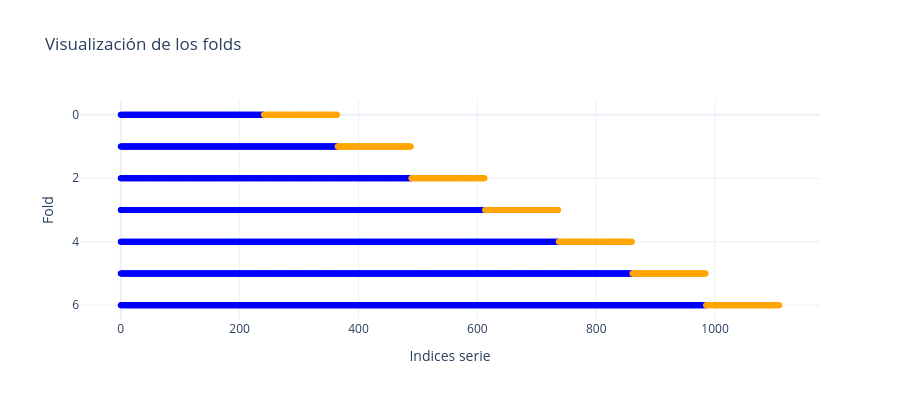

Notebook code cell kept with this figure:
### Code cell
# visualización de los folds
# se muestra de forma visual como funcionan los folds para CTV
# si no se define el tamaño del test, en la primera iteración se toma igual cantidad de datos para train
# que para test
# por eso se toman los folds de prueba con longitud igual a los datos oos
size_test = int(len(val_data)) # tamaño datos oos

gap = 0 # distancia (cantidad de observaciones) que se deja entre train y test

tscv = TimeSeriesSplit(
    n_splits=7,
    test_size= size_test,
    gap=0
)

# se crean los índices para los conjuntos de train y test
folds, indexes, types = [], [], []

for fold_idx, (train_idx, test_idx) in enumerate(tscv.split(folds_data)):
    folds.extend([fold_idx] * len(train_idx))
    indexes.extend(train_idx)
    types.extend(['Train'] * len(train_idx))

    folds.extend([fold_idx] * len(test_idx))
    indexes.extend(test_idx)
    types.extend(['Test'] * len(test_idx))

# figura con plotly
fig = go.Figure()
fig.add_trace(go.Scatter(
    x = indexes, 
    y=folds,
    mode='markers',
    marker=dict(
        color=['blue' if t == 'Train' else 'orange' for t in types],
        size=6
    ),
    text=types,
    hovertemplate='Indice: %{x} <br> Fold: %{y} Tipo: %{text} <extra></extra>'
))

fig.update_layout(
    title='Visualización de los folds',
    xaxis_title='Indices serie',
    yaxis_title='Fold',
    yaxis=dict(autorange='reversed'),
    legend_title='Tipo de conjunto',
    template='plotly_white',
    height=400
)

fig.show()

### Figure 1 — Plotly figure (JSON) as saved in the notebook; plotly's stock layout.template omitted (floating-point values rounded to 4 significant figures; data arrays with more than 128 entries replaced by an {"elided": "..."} marker saying what was removed)
{"data": [{"hovertemplate": "Indice: %{x} <br> Fold: %{y} Tipo: %{text} <extra></extra>", "marker": {"color": {"elided": "5159 str values"}, "size": 6}, "mode": "markers", "text": {"elided": "5159 str values"}, "type": "scatter", "x": {"elided": "5159 int values"}, "y": {"elided": "5159 int values"}}], "layout": {"height": 400, "legend": {"title": {"text": "Tipo de conjunto"}}, "title": {"text": "Visualización de los folds"}, "xaxis": {"title": {"text": "Indices serie"}}, "yaxis": {"autorange": "reversed", "title": {"text": "Fold"}}}}
